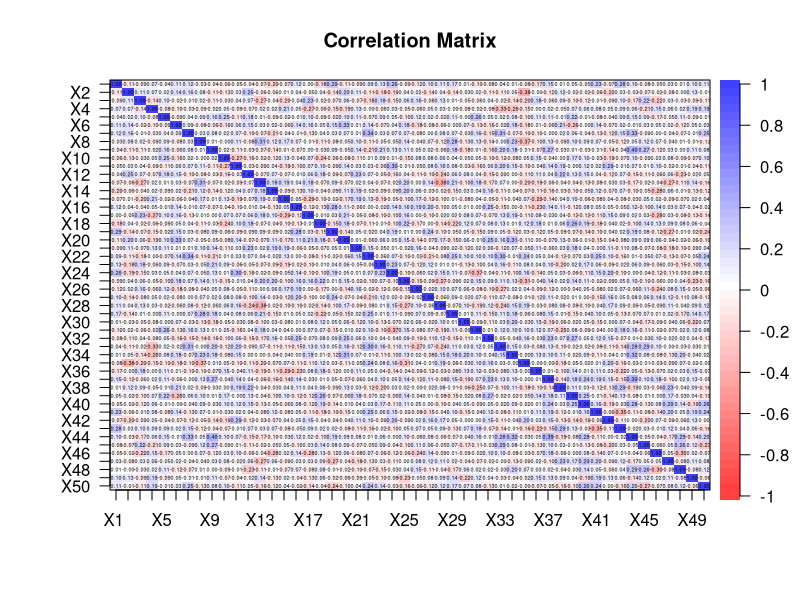
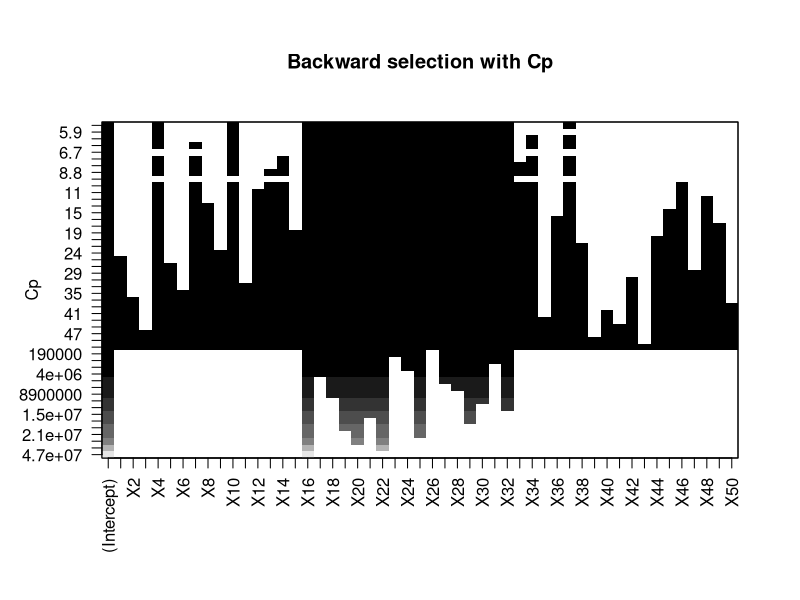
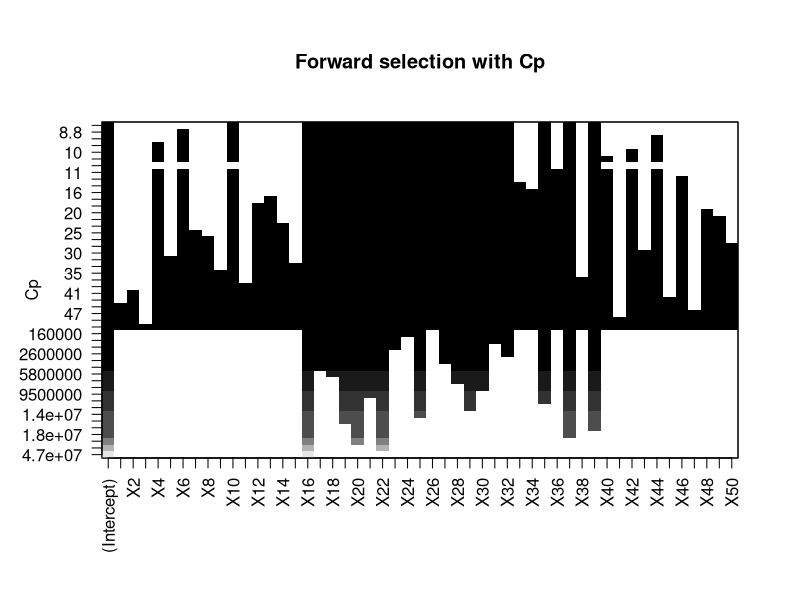
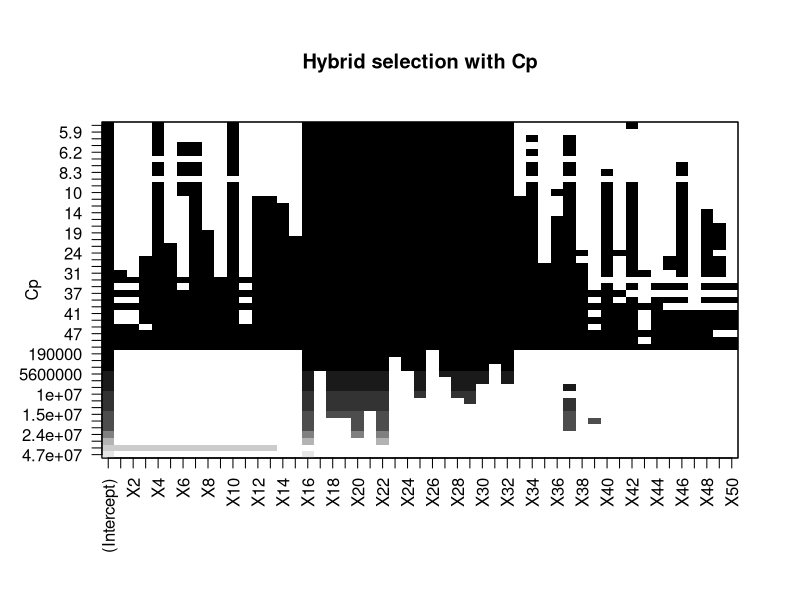
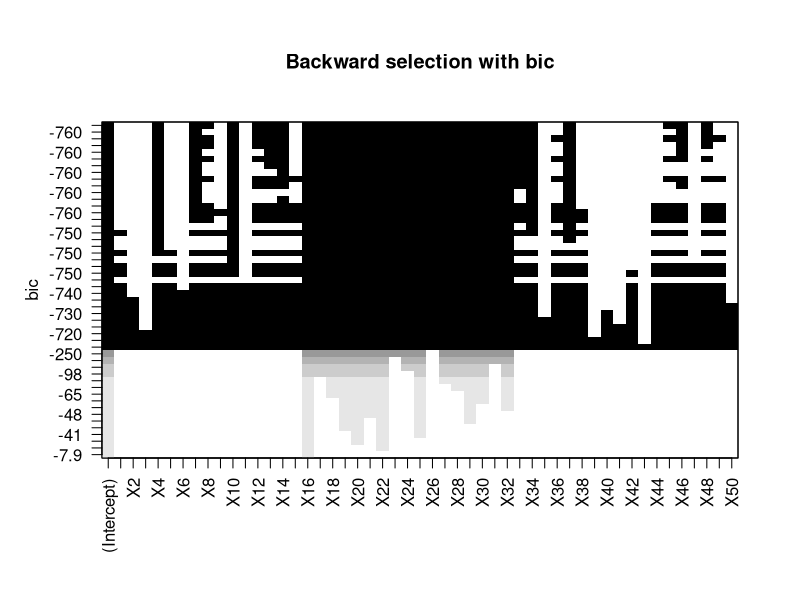
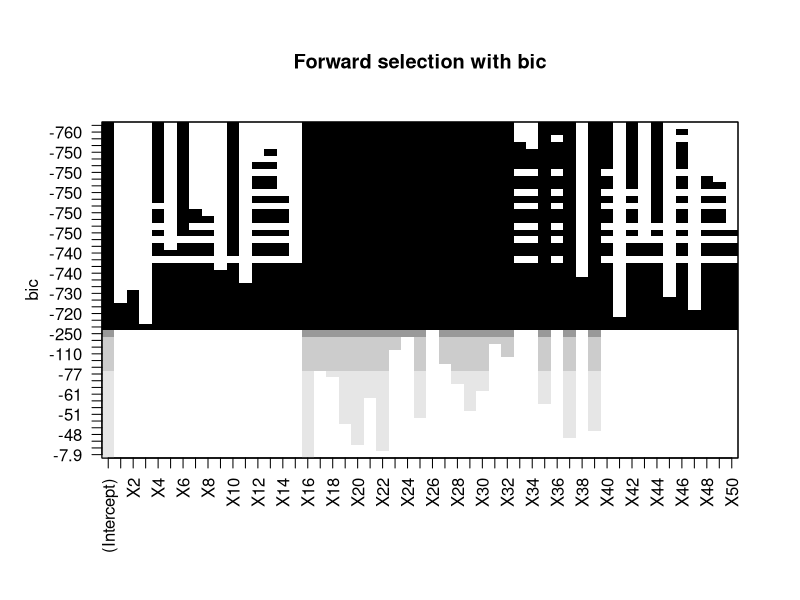
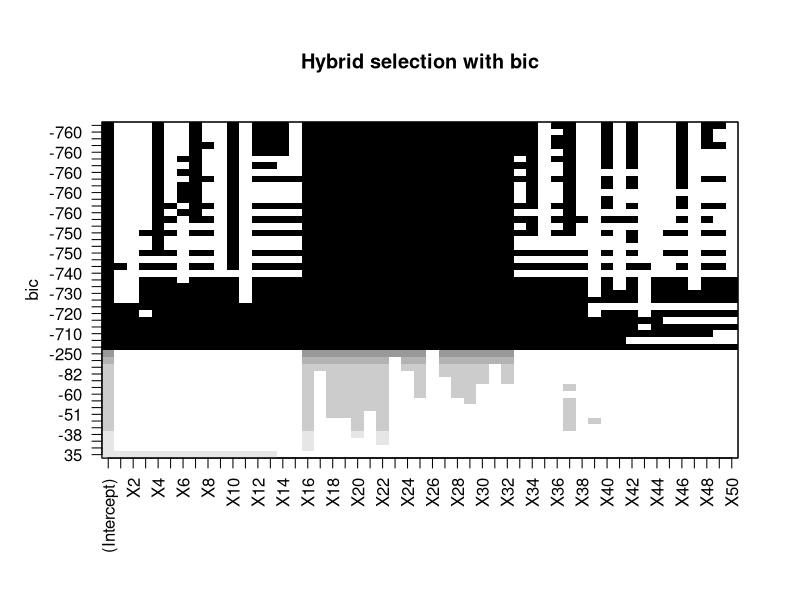
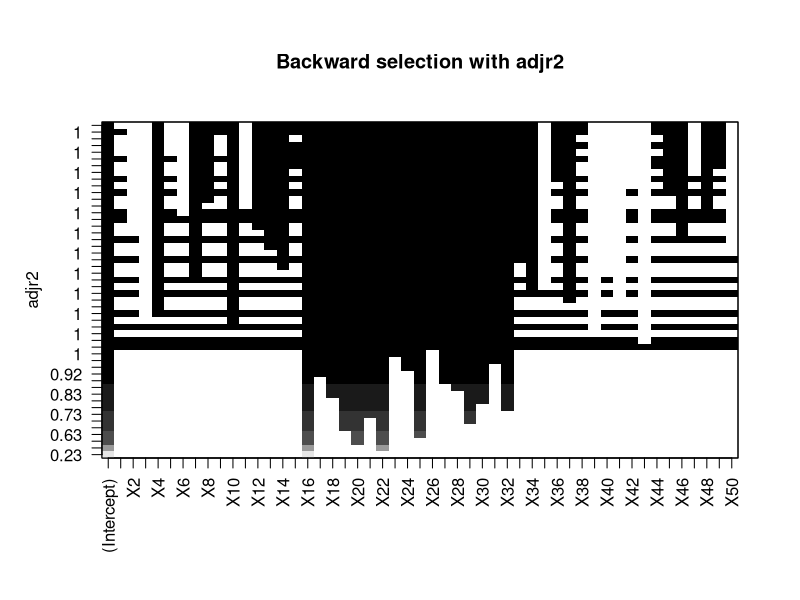

These charts were generated, in order, by the following R code:
####################################################
####################### Setup ######################
####################################################
library(glmnet)   # Load the "glmnet" package
library(plotmo)   # Load the "plotmo" package
library(corrplot) # Load the "corrplot" package
library(psych)    # Load the "psych" package
library(leaps)    # Load the "leaps" package for BSS and stepwise
library(car)      # Load the "car" package for Variance Inflation Factor (VIF) calculation

# Load the dataset
data <- read.csv("RegressionDataset_DA_group1.csv", header = T, na.strings = "?")

head(data)
data <- na.omit(data) # Remove rows with missing values

set.seed(1985)        # Use a fixed seed for reproducibility of the experiment

# Save "Y" values in "y" and all values except for "Y" in "x"
x <- model.matrix(Y ~ ., data)[, -1] # Save all values except for "Y"
y <- data$Y # Save "Y" values

train <- sample(1:nrow(x), 0.8 * nrow(x)) # Sample 80% of the data for training set
test <- (-train)  # The remaining data will be the test set
y.test <- y[test] # Save test set "Y" values

# Parameters
n <- nrow(data[train, ]) # Number of observations in the training set
p <- ncol(x[train, ])    # Number of regressors

####################################################
############### Preliminary analysis ###############
####################################################

############### Correlation Matrix #################
dev.new()
corData <- round(cor(x), digits = 2) # Calculate the correlation matrix of x and round the values to 2 decimal places
# Uncomment the next line to save the plot as a PDF file
# pdf(file="corr.pdf", width=26, height=15)
corPlot(corData, cex = 0.22, show.legend = TRUE, main = "Correlation Matrix") # Plot the correlation matrix with specified font size and display legend
# dev.off()

####################################################
################## Linear Model ####################
####################################################
lm.mod <- lm(Y ~ ., data = data[train, ]) # Fit a linear regression model to the data, using all variables in training set
summary(lm.mod) # Get the summary of the model
lm.predict <- predict(lm.mod, newdata = (data[test, ])) # Make predictions using the model on the test data
lm.coef <- coef(lm.mod) # Get the coefficients of the model

####################### Test ######################
lm.mse <- mean((lm.predict - y[test])^2) # Calculate the mean squared error between the predicted values and the actual values in the test data
lm.mse # Display the mean squared error

################### Print Results ##################
lm.predictors <- round(lm.coef / 100, digits = 0) # Round the values in bwd.coef and divide by 100, with 0 decimal places
intToUtf8(lm.predictors) # Convert the values in bwd.predictors to UTF-8 encoded integers

# vif(lm.mod) # verifica la collinearità dei dati #CANCELLARE?????????

####################################################
###################### BSS #########################
####################################################
# The following code performs BSS, which is computationally inefficient, however, since it both has a p
# approximately greater than 30 
# full.regfit <- regsubsets(Y ~ ., nvmax = variables_selected, data = data[train, ], really.big = T)
# summary(full.regfit)

####################################################
################### Stepwise #######################
####################################################
# The following code performs forward, backward, and hybrid selection on the training data 
# using the 'regsubsets' function from the 'leaps' package. 
# The function returns the best subset of predictors for each method of selection.
# The performance of each method is evaluated by computing the mean squared error (MSE) 
# between the predicted values and the actual values of the response variable on the test data.
# Finally, the coefficients of the best models are rounded to the nearest 100 and converted to UTF-8 format.

################# Forward selection ################
fwd.regfit <- regsubsets(Y ~ ., data = data[train, ], nvmax = p, method = "forward") # Forward selection on the training data
summary(fwd.regfit) # Summary of the results of forward selection

################# Backward selection ################
bwd.regfit <- regsubsets(Y ~ ., data = data[train, ], nvmax = p, method = "backward") # Backward selection on the training data
summary(bwd.regfit) # Summary of the results of forward selection

################# Hybrid selection ################
hyb.regfit <- regsubsets(Y ~ ., data = data[train, ], nvmax = p, method = "seqrep") # Hybrid selection on the training data
summary(hyb.regfit) # Summary of the results of forward selection

####################### Test ######################
test.mat <- model.matrix(Y ~ ., data = data[test, ]) #Model matrix for the test data

############ Test on backward selection ############
# The following lines evaluate the performance of the best model obtained from backward selection
val.errors <- rep(NA, p) # Creates a vector of NA values with length 'p' to store the MSE values for each model

for (i in 1:p) {
  coefi <- coef(bwd.regfit, id = i)           # Extracts the coefficients for the i-th model obtained from backward selection
  pred <- test.mat[, names(coefi)] %*% coefi  # Computes the predicted values for the response variable
  val.errors[i] <- mean((y[test] - pred)^2)   # Computes the MSE for the i-th model and stores it in the 'val.errors' vector
}

min <- which.min(val.errors) # Index of the minimum MSE value
bwd.mse <- val.errors[min]   # Stores the minimum MSE value in 'bwd.mse'
bwd.coef <- coef(bwd.regfit, min) # Extracts the coefficients for the best model obtained from backward selection

########### Test on forward selection ###########
# The following lines evaluate the performance of the best model obtained from forward selection
val.errors <- rep(NA, p) # Creates a vector of NA values with length 'p' to store the MSE values for each model

for (i in 1:p) {
  coefi <- coef(fwd.regfit, id = i)           # Extracts the coefficients for the i-th model obtained from forward selection
  pred <- test.mat[, names(coefi)] %*% coefi  # Computes the predicted values for the response variable
  val.errors[i] <- mean((y[test] - pred)^2)   # Computes the MSE for the i-th model and stores it in the 'val.errors' vector
}

min <- which.min(val.errors) # Index of the minimum MSE value
fwd.mse <- val.errors[min]   # Stores the minimum MSE value in 'fwd.mse'
fwd.coef <- coef(fwd.regfit, which.min(val.errors)) # Extracts the coefficients for the best model obtained from forward selection

############ Test on hybrid selection ############
# The following lines evaluate the performance of the best model obtained from hybrid selection
val.errors <- rep(NA, p) # Creates a vector of NA values with length 'p' to store the MSE values for each model

for (i in 1:p) {
  coefi <- coef(hyb.regfit, id = i)           # Extracts the coefficients for the i-th model obtained from hybrid selection
  pred <- test.mat[, names(coefi)] %*% coefi  # Computes the predicted values for the response variable
  val.errors[i] <- mean((y[test] - pred)^2)   # Computes the MSE for the i-th model and stores it in the 'val.errors' vector
}

# The best model is the one that contains which.min(val.errors) (ten in the book) variables.
min <- which.min(val.errors) # Index of the minimum MSE value
hyb.mse <- val.errors[min] # Stores the minimum MSE value in 'hyb.mse'
hyb.coef <- coef(hyb.regfit, which.min(val.errors)) # Extracts the coefficients for the best model obtained from hybrid selection

######################## Plot ########################

###### LI LASCIAMO???????????????????????!!!!
dev.new()
# pdf(file="backward_cp_v20.pdf", width=20, height=10)
plot(bwd.regfit, scale = "Cp")
title("Backward selection with Cp")
# dev.off()

dev.new()
# pdf(file="forward_cp_v20.pdf", width=20, height=10)
plot(fwd.regfit, scale = "Cp")
title("Forward selection with Cp")
# dev.off()

dev.new()
# pdf(file="hybrid_cp_v20.pdf", width=20, height=10)
plot(hyb.regfit, scale = "Cp")
title("Hybrid selection with Cp")
# dev.off()

dev.new()
# pdf(file="backward_bic_v20.pdf", width=20, height=10)
plot(bwd.regfit, scale = "bic")
title("Backward selection with bic")
# dev.off()

dev.new()
# pdf(file="forward_bic_v20.pdf", width=20, height=10)
plot(fwd.regfit, scale = "bic")
title("Forward selection with bic")
# dev.off()

dev.new()
# pdf(file="hybrid_bic_v20.pdf", width=20, height=10)
plot(hyb.regfit, scale = "bic")
title("Hybrid selection with bic")
# dev.off()

dev.new()
# pdf(file="backward_adjr_v20.pdf", width=20, height=10)
plot(bwd.regfit, scale = "adjr2")
title("Backward selection with adjr2")
# dev.off()

dev.new()
# pdf(file="forward_adjr_v20.pdf", width=20, height=10)
plot(fwd.regfit, scale = "adjr2")
title("Forward selection with adjr2")
# dev.off()

dev.new()
# pdf(file="hybrid_adjr_v20.pdf", width=20, height=10)
plot(hyb.regfit, scale = "adjr2")
title("Hybrid selection with adjr2")
# dev.off()

################### Print Results ##################
bwd.predictors <- round(bwd.coef / 100, digits = 0) # Round the values in bwd.coef and divide by 100, with 0 decimal places
intToUtf8(bwd.predictors) # Convert the values in bwd.predictors to UTF-8 encoded integers

fwd.predictors <- round(fwd.coef / 100, digits = 0) # Round the values in fwd.coef and divide by 100, with 0 decimal places
intToUtf8(fwd.predictors) # Convert the values in fwd.predictors to UTF-8 encoded integers

hyb.predictors <- round(hyb.coef / 100, digits = 0) # Round the values in hyb.coef and divide by 100, with 0 decimal places
intToUtf8(hyb.predictors) # Convert the values in hyb.predictors to UTF-8 encoded integers

####################################################
###################### Ridge #######################
####################################################
grid <- 10^seq(5, -2, length = 1000) # Define a sequence of 1000 numbers logarithmically spaced between 10^5 and 10^-2

# Use the argument alpha = 0 to perform ridge
ridge.mod <- glmnet(x[train, ], y[train], alpha = 0, lambda = grid) # Fit a ridge regression model with alpha=0 and the grid of lambda values defined earlier

dev.new()
plot_glmnet(ridge.mod, xvar = "lambda") # Plot the ridge regression model, with x-axis as log lambda

# Perform 10-fold cross-validation to determine the best lambda value for the ridge model
cv.out <- cv.glmnet(x[train, ], y[train], alpha = 0, lambda = grid)

dev.new()
plot(cv.out) # Plot the cross-validation results

bestlam <- cv.out$lambda.min # Get the best lambda value from cross-validation

ridge.pred <- predict(ridge.mod, s = bestlam, newx = x[test, ]) # Calculate the predictions using the best lambda value
ridge.mse <- mean((ridge.pred - y[test])^2) # Calculate the mean squared error of the predictions on test set
ridge.mse # Print the mean squared error

ridge.out <- glmnet(x, y, alpha = 0, lambda = grid) # Fit the ridge regression model to the entire data set
ridge.coef <- predict(ridge.out, type = "coefficients", s = bestlam)[1:p + 1, ] # Get the coefficients for the best lambda value
ridge.coef # Print the coefficients

dev.new()
plot_glmnet(ridge.out, xvar = "lambda") # Plot the ridge regression model for the entire data set

################### Print Results ##################
# Round the coefficients and convert to utf-8 format
ridge.predictors <- round(ridge.coef / 100, digits = 0)
intToUtf8(ridge.predictors)

####################################################
###################### LASSO #######################
####################################################
grid <- 10^seq(5, -2, length = 1000) # Define a sequence of 1000 numbers logarithmically spaced between 10^5 and 10^-2

# use the argument alpha = 1 to perform lasso
lasso.mod <- glmnet(x[train, ], y[train], alpha = 1, lambda = grid) # Fit a lasso regression model with alpha=1 and the grid of lambda values defined earlier

dev.new()
plot(lasso.mod, label = T) # Plot the model fit to the training data as a function of L1 norm

dev.new()
plot_glmnet(lasso.mod, xvar = "lambda") # Plot the model fit to the training data as a function of log lambda using plot_glmnet() function

# Perform 10-fold cross-validation to determine the best lambda value for the lasso model
cv.out <- cv.glmnet(x[train, ], y[train], alpha = 1, lambda = grid)

dev.new()
plot(cv.out) # Plot the cross-validation results

bestlam <- cv.out$lambda.1se # Determine the best lambda value based on the cross-validation results, we choose the 1se to select
                             # the most parsimonious model with low error 
# bestlam <- cv.out$lambda.min # If you want the minimum only based on MSE

lasso.pred <- predict(lasso.mod, s = bestlam, newx = x[test, ]) # Use the best lambda value to make predictions on the test data
lasso.mse <- mean((lasso.pred - y[test])^2) # Calculate the mean squared error of the predictions on the test data
lasso.mse # Print the mean squared error

lasso.out <- glmnet(x, y, alpha = 1, lambda = grid) # Fit the lasso model to the entire data set
lasso.coef <- predict(lasso.out, type = "coefficients", s = bestlam)[1:p + 1, ] # Extract coefficients
lasso.coef # Print the coefficient values
lasso.coef[lasso.coef != 0] # Print the non-zero coefficient values
cat("Number of coefficients equal to 0:", sum(lasso.coef == 0), "\n") # Print the number of coefficients equal to 0

dev.new()
plot_glmnet(lasso.out, xvar = "lambda") # Plot the lasso model fit to the entire data set as a function of log lambda using plot_glmnet() function

################### Print Results ##################
# Round the coefficient values to the nearest 100 and convert the result to UTF-8
lasso.predictors <- round(lasso.coef / 100, digits = 0)
intToUtf8(lasso.predictors)

####################################################
################### Elastic Net ####################
####################################################
enet.mod <- glmnet(x[train, ], y[train], alpha = 0.1, lambda = grid) # Fit the Elastic Net Model with an alpha value of 0.1
enet.pred <- predict(enet.mod, s = 0.1, newx = x[test, ]) # Predict using the fitted model and a lambda value of 0.1
min <- mean((enet.pred - y.test)^2) # Calculate the mean squared error
def.alp <- 0 # Initialize default alpha value

# Loop through different alpha values from 0.5 to 0.9 with a step of 0.05
# This loop is more towards the lasso side since it's not recommended to apply ridge for highly uncorrelated data
for (alp in seq(0.5, 0.9, by = 0.05)) {
  enet.mod <- glmnet(x[train, ], y[train], alpha = alp, lambda = grid) # Fit the Elastic Net Model with the current alpha value
  cv.out <- cv.glmnet(x[train, ], y[train], alpha = alp, lambda = grid) # Perform cross-validation to find the best lambda value
  enet.bestlam <- cv.out$lambda.min # Get the best lambda value
  
  enet.pred <- predict(enet.mod, s = enet.bestlam, newx = x[test, ]) # Predict using the fitted model and the best lambda value
  enet.mse <- mean((enet.pred - y.test)^2) # Calculate the mean squared error
  
  # If the current mean squared error is lower than the minimum mean squared error, update the minimum and default alpha value
  if (enet.mse < min) {
    min <- enet.mse
    def.alp <- alp
  }
}

# Fit the Elastic Net Model with the best default alpha value
enet.mod <- glmnet(x[train, ], y[train], alpha = def.alp, lambda = grid)
# Plot the fitted model
dev.new()
plot(enet.mod, label = T)
dev.new()
plot(enet.mod, label = T, xvar = "lambda")
plot_glmnet(enet.mod, xvar = "lambda")

cv.out <- cv.glmnet(x[train, ], y[train], alpha = def.alp, lambda = grid) # Perform cross-validation

# Plot the cross-validation results
dev.new()
plot(cv.out)

enet.bestlam <- cv.out$lambda.min # Get the best lambda value

enet.pred <- predict(enet.mod, s = enet.bestlam, newx = x[test, ]) # Predict using the fitted model and the best lambda value
enet.mse <- mean((enet.pred - y.test)^2) # Calculate the mean squared error

enet.coef <- predict(enet.mod, type = "coefficients", s = enet.bestlam)[1:p+1, ] # Get the coefficients for the fitted model with the best lambda value

################### Print Results ##################
# Finally, we took the vector with the best predictors estimate, we diveded by 100 and and we make the conversation in ASCII.
enet.predictors <- round(enet.coef / 100, digits = 0)
intToUtf8(enet.predictors)

####################################################
################# Print all MSE ###################
####################################################
# Finally, we print all calculated MSE values to evaluate the best technique
lm.mse
fwd.mse
bwd.mse
hyb.mse
lasso.mse
ridge.mse
enet.mse
